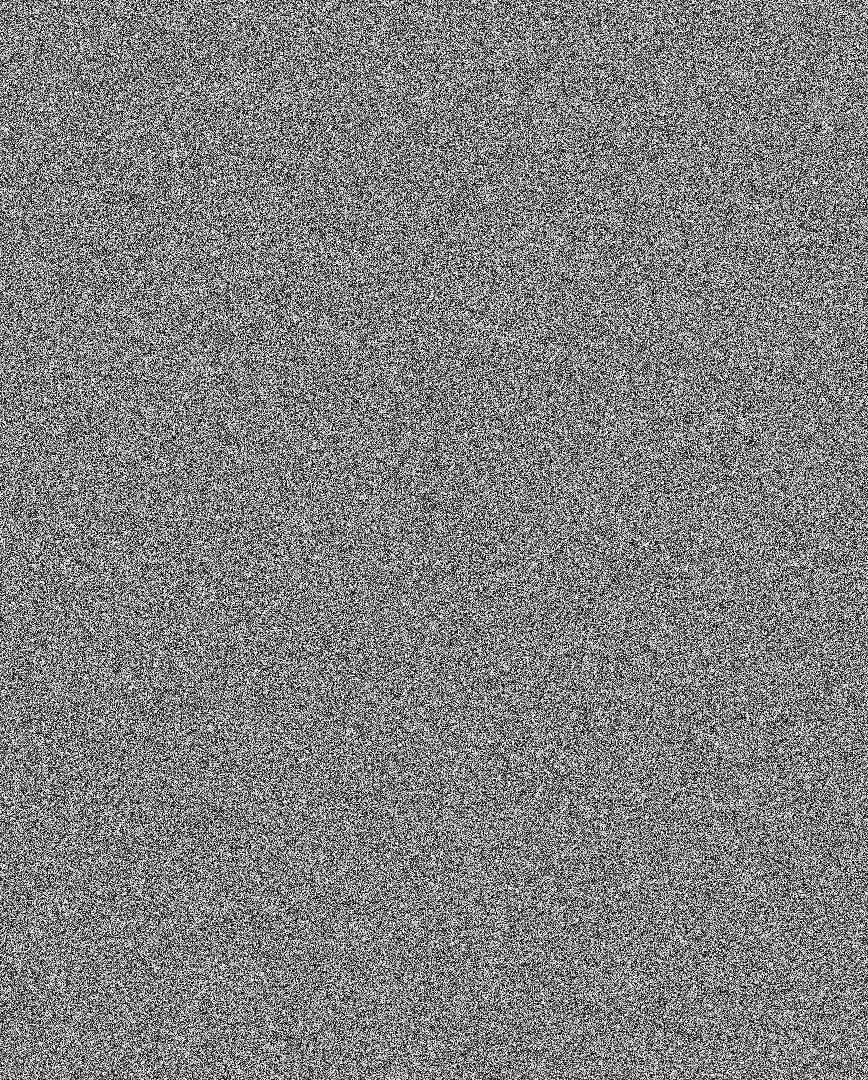
#> input picture 2021/hw/0x00/to_bf_or_not_to_bf/flag_enc.png, 868 x 1080 px, given in place of flag.png, which was not available
$ python to_bf_or_not_to_bf.py
#> lines starting #> are read from the running program, lines starting #| are printed output that depends on the picture
#!/usr/bin/env python3
import cv2      #https://pypi.org/project/opencv-python/
import random
import string

charset = string.ascii_letters + string.digits + '+='
# abcdefghijklmnopqrstuvwxyzABCDEFGHIJKLMNOPQRSTUVWXYZ0123456789+=
print(charset)
fire, water, earth, air = [random.choice(charset) for _ in range(4)]

def combine(a, b):
    return ''.join([a,b])

def encrypt(arr):
    swamp  = combine(water, earth)
    energy = combine(fire, air)
    lava   = combine(fire, earth)
    life   = combine(swamp, energy)
    stone  = combine(lava, air)
    sand   = combine(stone, water)
    seed   = combine(sand, life)
    random.seed(seed)

    h, w = arr.shape
    for i in range(h):
        for j in range(w):
            arr[i][j] ^= random.randint(0,255) # XOR with random number


for i in ['flag', 'golem']:
    msg = cv2.imread(i+'.png', cv2.IMREAD_GRAYSCALE)
#> msg is the input picture: shape (1080, 868); min 0, max 255, mean 127.4
    encrypt(msg)
#> after the loop in encrypt, `for i in range(h):`:
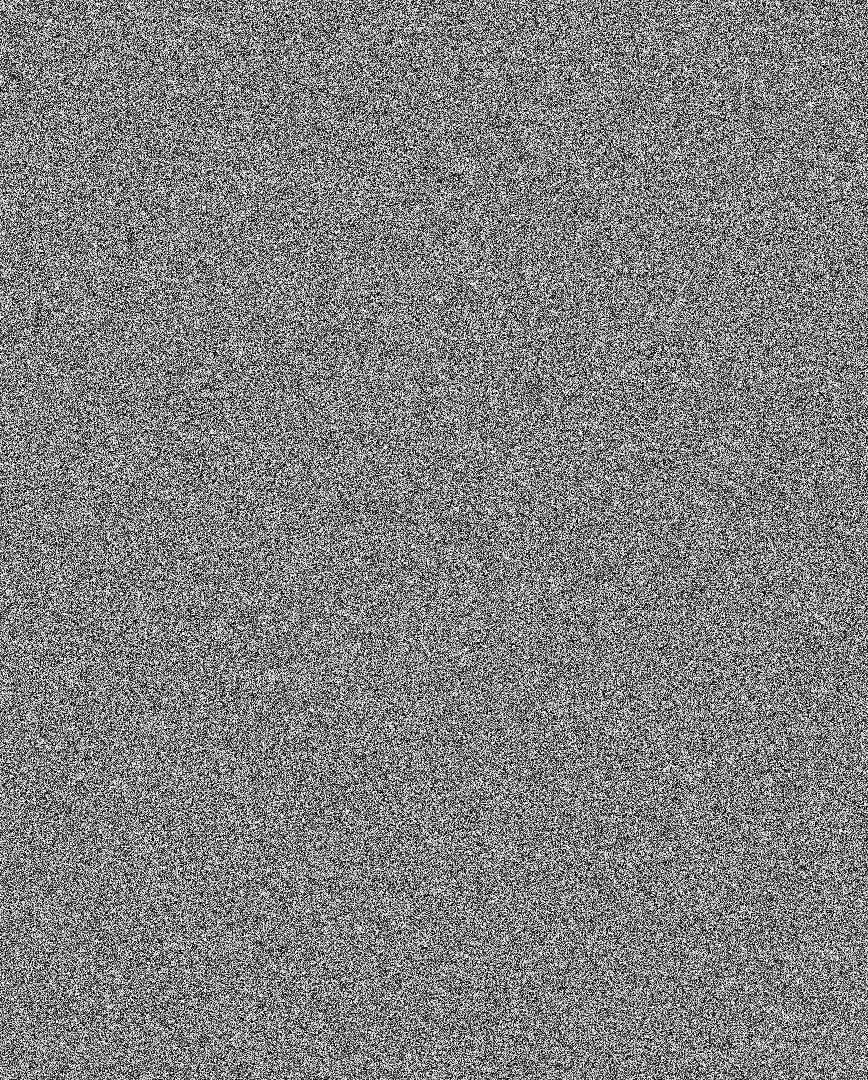
#> arr: shape (1080, 868); min 0, max 255, mean 127.5
    cv2.imwrite(i+'_enc.png', msg)
#> pass 2 of the loop `for i in ['flag', 'golem']:`:
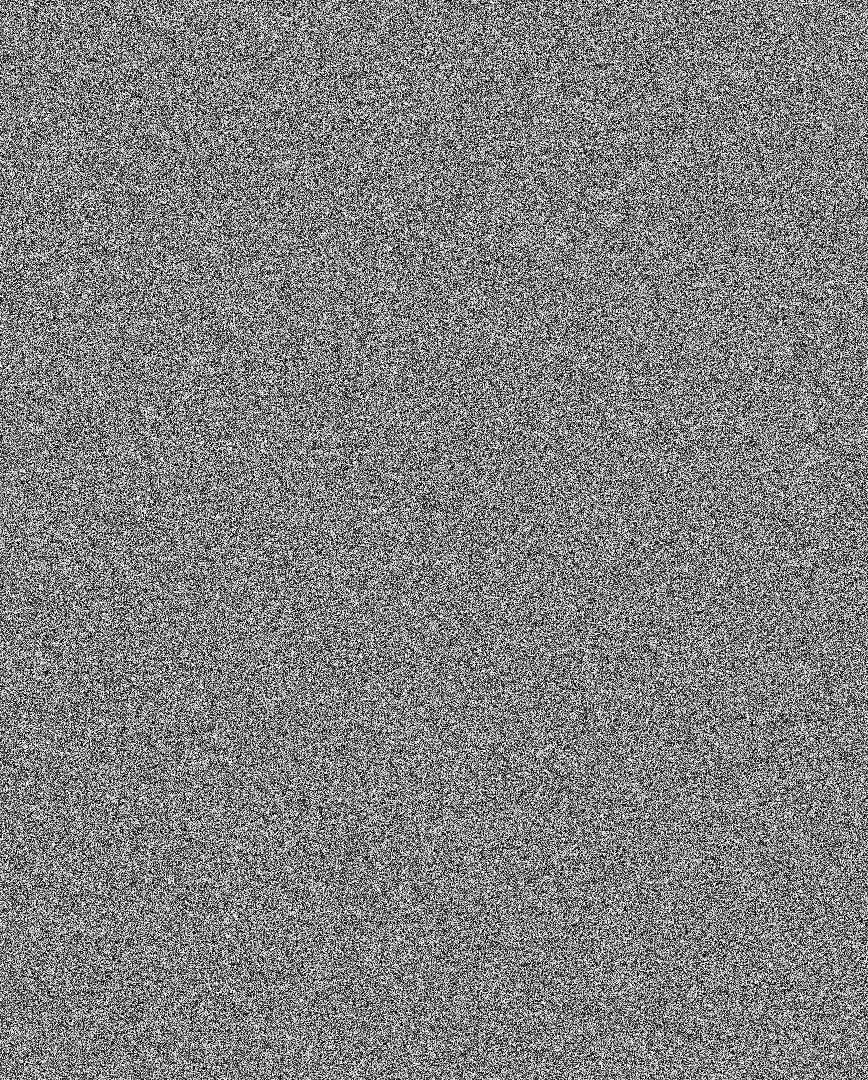
#> input picture 2021/hw/0x00/to_bf_or_not_to_bf/golem_enc.png, 868 x 1080 px, given in place of golem.png, which was not available
#> msg is the input picture: shape (1080, 868); min 0, max 255, mean 127.5
#> after the loop in encrypt (call 2), `for i in range(h):`:
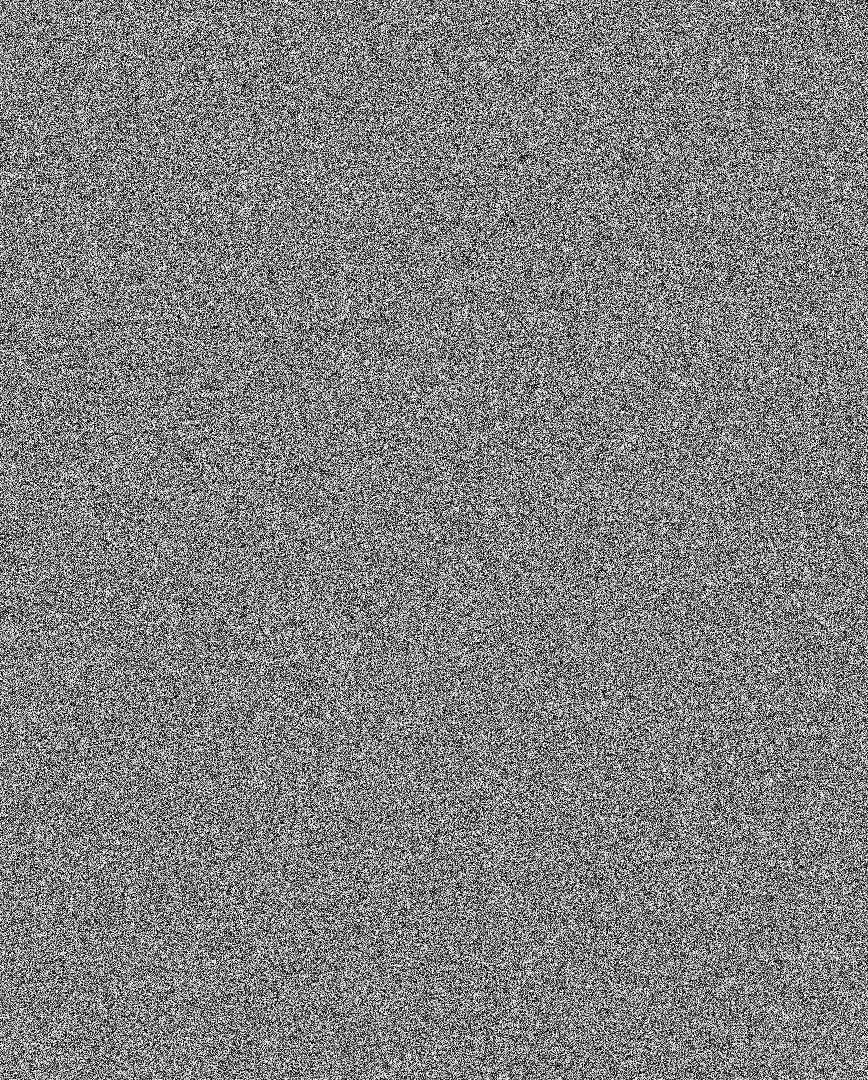
#> arr: shape (1080, 868); min 0, max 255, mean 127.4
